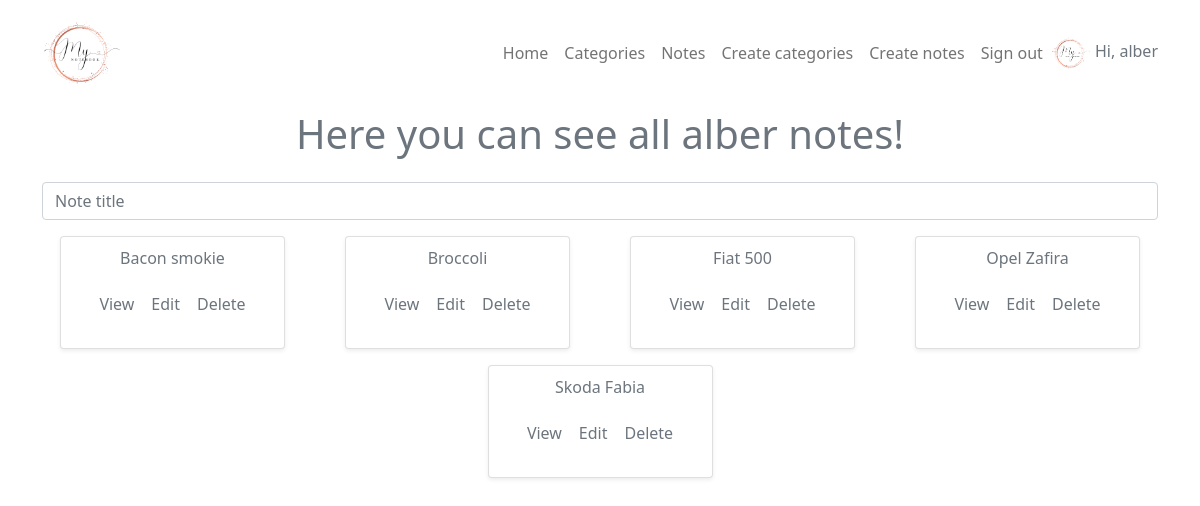
The app's page /notes (signed in) with its own data.
### application/models.py (models this page shows, shortened)
class User(AbstractUser):
    image = models.ImageField(null=True, blank=True)

class Note(models.Model):
    title = models.CharField(max_length=800)
    text = models.TextField(blank=True)
    image = models.ImageField(upload_to='photos', blank=True)
    category = models.ForeignKey(Category, on_delete=models.CASCADE, related_name='cate')
    user = models.ForeignKey(User, on_delete=models.CASCADE, default="")

### application/views.py (the view)
# urls.py: path('notes', show_user_notes, name='show_user_notes'),
@login_required()
def show_user_notes(request):
    notes = Note.objects.filter(user=request.user.id) \
        .values('title', 'id', 'category')
    context = {
        'notes': notes
    }
    return render(request, 'notes.html', context=context)

### templates/notes.html
{% extends 'base.html' %}
{% load static %}
{% block content %}
<div class="container">
<div class="row justify-content-center">
  {% if notes %}
    <h1 class="h_title text-center text-muted">Here you can see all {{ user.username }} notes!</h1>
    <form class="form-inline my-2 my-lg-0" action="{% url 'search' %}" method="get">
      <input class="form-control mr-sm-2 mb-3" type="text" placeholder="Note title" name="query">
    </form>
    {% for n in notes %}
    <div class="col-md-3 d-flex align-items-center justify-content-center">
        <div class="card mb-3 shadow-sm">
            <div class="card-body">
                <h6 class="card-subtitle mb-2 text-muted text-center">{{ n.title }}</h6>
                <div class="card-body">
                    <a href="{% url 'show_note' id=n.id %}" class="text-muted mybtn">View</a>
                    <a href="{% url 'edit_note' id=n.id %}" class="text-muted mybtn">Edit</a>
                    <a href="{% url 'delete_note' id=n.id %}" class="text-muted mybtn">Delete</a>
                </div>
            </div>
        </div>
    </div>
    {% endfor %}
  {% else %}
    <h1 class="lead main_home_header">You do not have any notes!</h1>
  {% endif %}
</div>
</div>
{% endblock %}

### templates/base.html (shortened to what this page needs)
<!doctype html>
{% load static %}
<html lang="en">
<head>
    <link href="https://cdn.jsdelivr.net/npm/bootstrap@5.0.2/dist/css/bootstrap.min.css" rel="stylesheet"
>
    <link rel="stylesheet" href="{% static '/css/style.css' %}">
</head>
<body>
<nav class="navbar navbar-expand-lg navbar-light bg-white static-top mb-1">
    <div class="container">
        <a class="navbar-brand" href="{% url 'home' %}">
            <img src="{% static '/img/logo.png' %}" alt="" width="80" height="80" class="d-inline-block align-top">
        </a>
        <div class="collapse navbar-collapse justify-content-end" id="navbarResponsive">
            <ul class="navbar-nav ms-auto text-center">
                <li class="nav-item">
                    <a class="nav-link" href="{% url 'home' %}">Home</a>
                </li>
                {% if user.is_authenticated %}
                <li class="nav-item">
                    <a class="nav-link" href="{% url 'show_user_categories' %}">Categories</a>
                </li>
                <li class="nav-item">
                    <a class="nav-link" href="{% url 'show_user_notes' %}">Notes</a>
                </li>
                <li class="nav-item">
                    <a class="nav-link" href="{% url 'create_category' %}">Create categories</a>
                </li>
                <li class="nav-item">
                    <a class="nav-link" href="{% url 'create_note' %}">Create notes</a>
                </li>
                {% endif %}
            </ul>
            <ul class="navbar-nav ml-auto pull-right">
                {% if user.is_authenticated %}
                <li class="nav-item"><a class="nav-link" href="{% url 'logout' %}">Sign out</a></li>
                <li class="nav-item text-muted">
                    {% if user.image %}
                    <img src="{{ user.image.url }}" class="rounded-circle" alt="User photo" height="40" width="40">
                    {% else %}
                    <img src="{% static '/img/logo.png' %}" alt="Logo photo" width="40" height="40">
                    {% endif %}
                    Hi, {{ user.get_username }}
                </li>
                {% else %}
                <li class="nav-item"><a class="nav-link" href="{% url 'login' %}">Sign In</a></li>
                {% endif %}
            </ul>
        </div>
    </div>
</nav>
{% block content %}{% endblock %}
</body>
</html>

### application/static/css/style.css (style rules this page uses)
.h_title { font-weight: lighter; text-align: center; padding: 0 0 1rem; font-size: 2.5rem; }
.mybtn { text-decoration: none; margin: 0 0.4rem; }

### records on screen
User: get_username "alber", username "alber"
Note: title "Bacon smokie"
Note: title "Broccoli"
Note: title "Fiat 500"
Note: title "Opel Zafira"
Note: title "Skoda Fabia"
